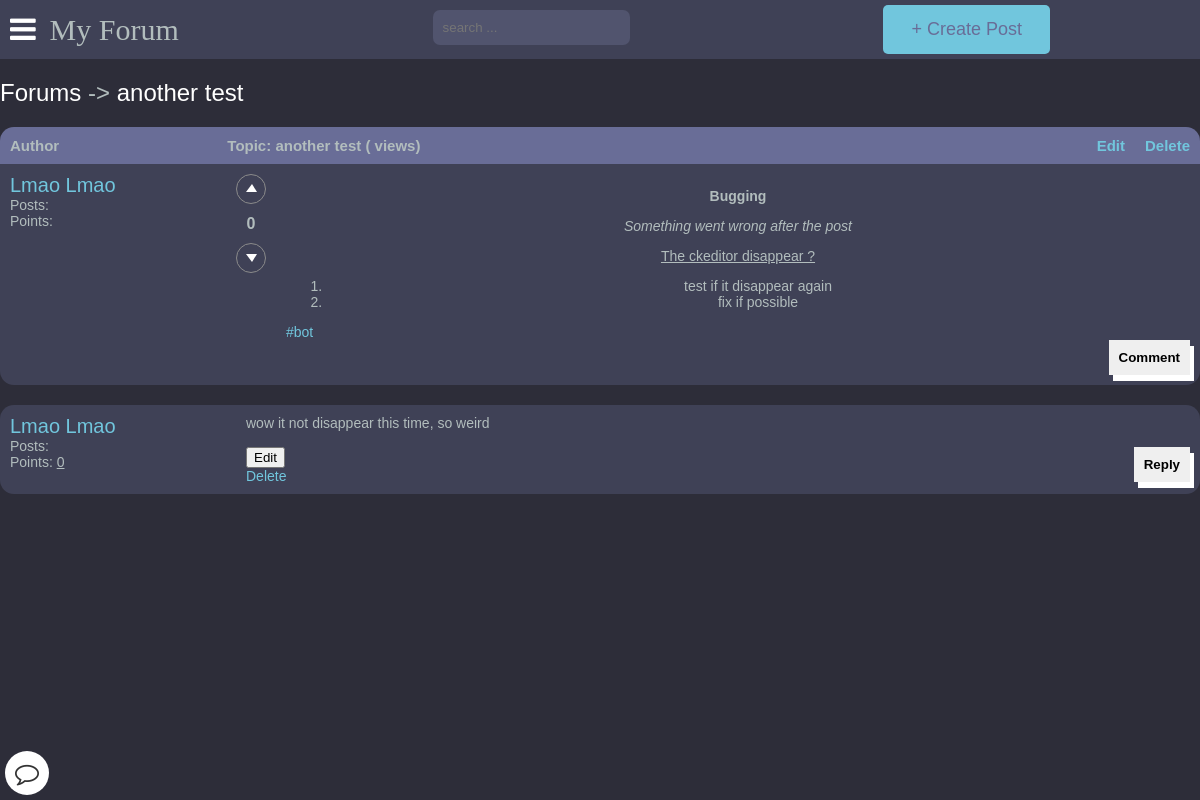
Before: /detail/another-test-yOlBvKUJ/ (signed in) with the older database file.
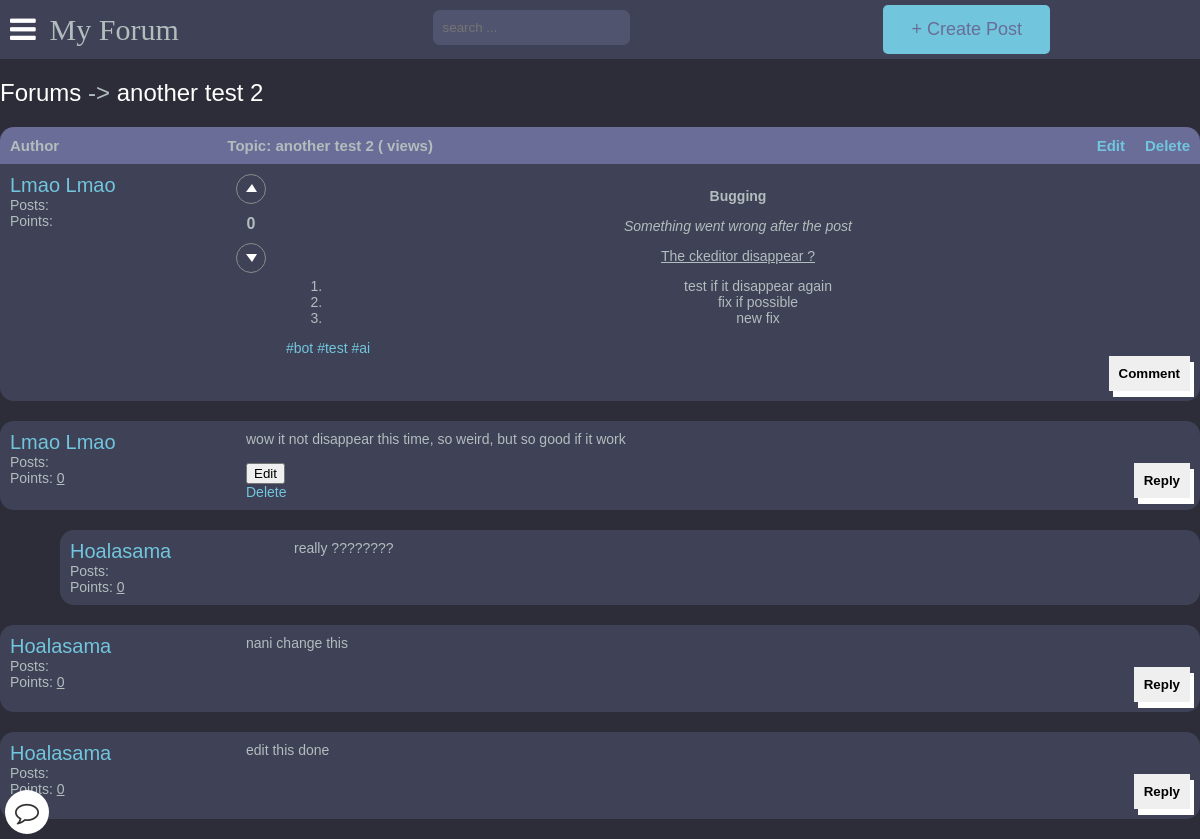
After: the same page with the newer database file.
### main/models.py (models this page shows, shortened)
class Post(models.Model):
    title = models.CharField(max_length=400)
    slug = models.SlugField(max_length=400, unique=True, blank=True)
    user = models.ForeignKey(Author, on_delete=models.CASCADE)
    content = HTMLField()
    categories = models.ManyToManyField(Category)
    date = models.DateTimeField(auto_now_add=True)
    approved = models.BooleanField(default=True)
    image = models.ImageField(upload_to='post_images', blank=True, null=True)
    hit_count_generic = GenericRelation(HitCount, object_id_field='object_pk',
        related_query_name='hit_count_generic_relation'
    )
    tags = TaggableManager()
    comments = models.ManyToManyField(Comment, blank=True)
    def get_vote_count(self):
        upvotes = Vote.objects.filter(post=self, activity_type=Vote.UP_VOTE).count()
        downvotes = Vote.objects.filter(post=self, activity_type=Vote.DOWN_VOTE).count()
        return upvotes - downvotes
    def get_url(self):
        return reverse("detail", kwargs={
            "slug":self.slug
        })
    class Meta:
        ordering = ['-date']

class Comment(models.Model):
    user = models.ForeignKey(Author, on_delete=models.CASCADE)
    content = models.TextField()
    date = models.DateTimeField(auto_now_add=True)
    replies = models.ManyToManyField(Reply, blank=True)

class Author(models.Model):
    user = models.ForeignKey(User, on_delete=models.CASCADE)
    fullname = models.CharField(max_length=40, blank=True)
    slug = models.SlugField(max_length=400, unique=True, blank=True)
    bio = HTMLField(default='none')
    points = models.IntegerField(default=0)
    email = models.EmailField(unique=False,default="example@gmail.com", validators=[EmailValidator(message="Invalid email format")])
    profile_pic = ResizedImageField(size=[400, 400], quality=100, upload_to="authors", default="defaults/default_profile_pic.jpg", null=True, blank=False)

class Reply(models.Model):
    user = models.ForeignKey(Author, on_delete=models.CASCADE)
    content = models.TextField()
    date = models.DateTimeField(auto_now_add=True)
    class Meta:
        verbose_name_plural = "replies"

### main/views.py (the view, shortened to what this page needs)
# urls.py: path("detail/<slug>/", detail, name="detail"),
def detail(request, slug):
    post = get_object_or_404(Post, slug = slug)
    post = Post.objects.get(pk=post.id)
    author = get_object_or_404(Author, user=request.user)
    if request.user.is_authenticated:
        author = Author.objects.get(user=request.user)
    context = {
        "post":post,
        "title": post.title,
        "author": author,
    }
    update_views(request, post)
    return render(request, "detail.html", context)

### main/utils.py (called while the page is built)
def update_views(request, object):
    context ={}
    hit_count = get_hitcount_model().objects.get_for_object(object)
    hits = hit_count.hits
    hitcontext = context["hitcount"] = {"pk": hit_count.pk}
    hit_count_response = HitCountMixin.hit_count(request, hit_count)
    if hit_count_response.hit_counted:
        hits = hits+1
        hitcontext["hitcounted"] = hit_count_response.hit_counted
        hitcontext["hit_message"] = hit_count_response.hit_message
        hitcontext["total_hits"] = hits

### templates/detail.html (shortened to what the changed rows need)
{% extends 'base.html' %}
{% load hitcount_tags %}
{% block content %}
    <div class="container1">
        <div class="navigate">
            <span><a href="{% url 'home' %}">Forums</a> -> <a href="{{post.get_url}}">{{post.title}}</a></span>
        </div>
        <div class="topic-container">
            <div class="head">
                <div class="authors">Author</div>
                <div class="content">Topic: {{post.title}} ({% get_hit_count for post %} views)</div>
                {% if user.is_authenticated and user == post.user.user %}
                <a href="{% url 'edit_post' post.id post.slug %}" class="edit-post" style="display:inline-block; margin-right:20px;">Edit</a>
                <a href="{% url 'delete_post' post.id %}" class="delete-post" style="display:inline-block;">Delete</a>
                {% endif %}
            </div>
            <div class="body" style="border-bottom-left-radius: 1rem;border-bottom-right-radius: 1rem; margin-bottom: 20px;">
                <div class="authors">
                    <div class="username"><a href="{% url 'other_profile' post.user.slug %}">{{post.user.fullname|title}}</a></div>
                </div>
                <div style="display:inline-block; margin-right:20px;">
                    {% if user.is_authenticated %}
                        {% with user_vote=post.get_user_vote %}
                            <button {% if user_vote and user_vote.vote_type == 'U' %}disabled{% endif %} onclick="upvotePost({{ post.id }})" class="round-button"><span class="triangle-up"></span></button>
                            <h1 id="vote-count-{{ post.id }}" style="display: flex; justify-content: center;">{{ post.get_vote_count }}</h1>
                            <button {% if user_vote and user_vote.vote_type == 'D' %}disabled{% endif %} onclick="downvotePost({{ post.id }})" class="round-button"><span class="triangle-down"></span></button>
                        {% endwith %}
                    {% endif %}
                </div>
                <div class="content" style="display:inline-block;">
                    {{post.content|safe}}
                    <div>
                    {% for tag in post.tags.all %}
                        <a href="{% url 'tagged_posts' tag.slug %}">#{{ tag.name }}</a>
                    {% endfor %}
                    </div>
                </div>
            </div>
        </div>
        {% for comment in post.comments.all %}
        <div class="comments-container">
            <div class="body" style="border-radius: 1rem;margin-bottom: 20px;" >
                <div class="authors">
                    <div class="username"><a href="{% url 'other_profile' comment.user.slug %}">{{comment.user.fullname|title}}</a></div>
                    <div>Posts: <u>{{comment.user.num_posts}}</u></div>
                    <div>Points: <u>{{comment.user.points}}</u></div>
                </div>
                <div class="content">
                    <div class="comment-content">{{comment.content}}</div>
                    <br>
                    {% if user.is_authenticated %}
                    <div class="comment">
                        <button onclick="showReplies('comment{{comment.id}}')">Reply</button>
                    </div>
                    {% endif %}
                    {% if user.is_authenticated and user == comment.user.user %}
                        <button onclick="editComment('{{comment.id}}')">Edit</button>
                        <br>
                        <a href="{% url 'delete_comment' comment.id post.slug %}" class="delete-comment">Delete</a>
                    {% endif %}
                </div>
            </div>
        </div>
        {% for reply in comment.replies.all %}
        <div class="comments-container" style="width: 95%;  margin-left:5%;">
            <div class="body" style="border-radius: 1rem;margin-bottom: 20px;">
                <div class="authors">
                    <div class="username"><a href="{% url 'other_profile' reply.user.slug %}">{{reply.user.fullname|title}}</a></div>
                    <div>Posts: <u>{{reply.user.num_posts}}</u></div>
                    <div>Points: <u>{{reply.user.points}}</u></div>
                </div>
                <div class="content">
                    {{reply.content}}
                    <br>
                </div>
            </div>
        </div>
        {% endfor %}
        {% endfor %}
    </div>
    {% endblock content %}

Changed rows visible on the page:
changed Post "Lmao Lmao": title "another test" → "another test 2"; content "Bugging Something went wrong after the post The ckeditor disappear ? test if it disappear again fix if possible" → "Bugging Something went wrong after the post The ckeditor disappear ? test if it disappear again fix if possible new fix"
added Tag: name "test"
added Tag: name "ai"
changed Comment "Lmao Lmao": content "wow it not disappear this time, so weird" → "wow it not disappear this time, so weird, but so good if it work"
added Reply: user.fullname "Hoalasama", user.points "0", content "really ????????", shown under Comment "Lmao Lmao"
added Comment: user.fullname "Hoalasama", user.points "0", content "nani change this"
added Comment: user.fullname "Hoalasama", user.points "0", content "edit this done"
